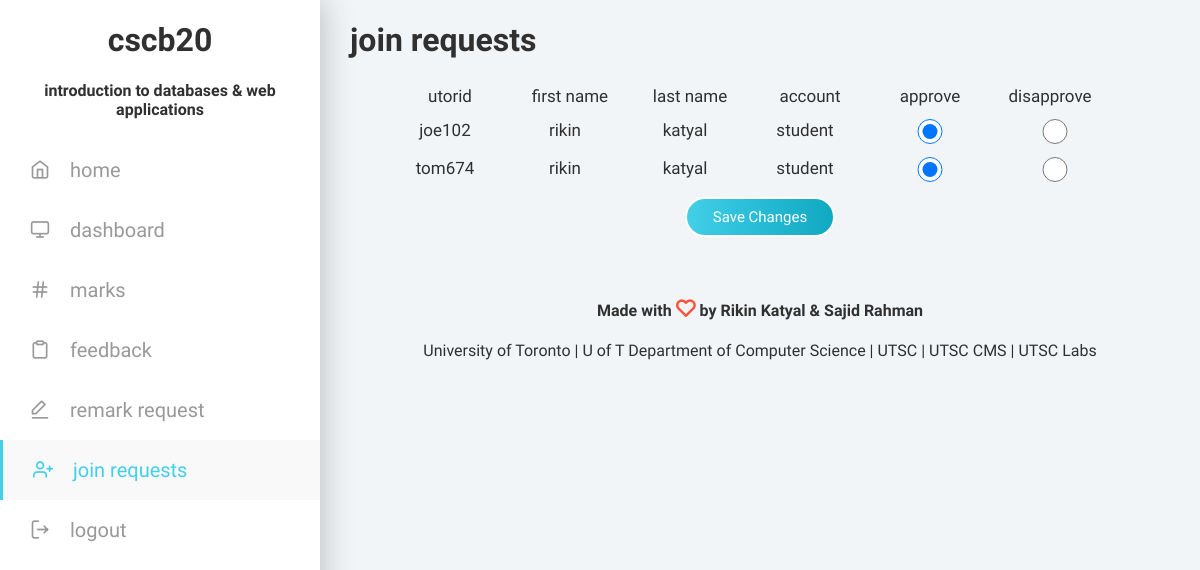
Before: /dashboard/instructor/requests/index.php (signed in) with the older database file.
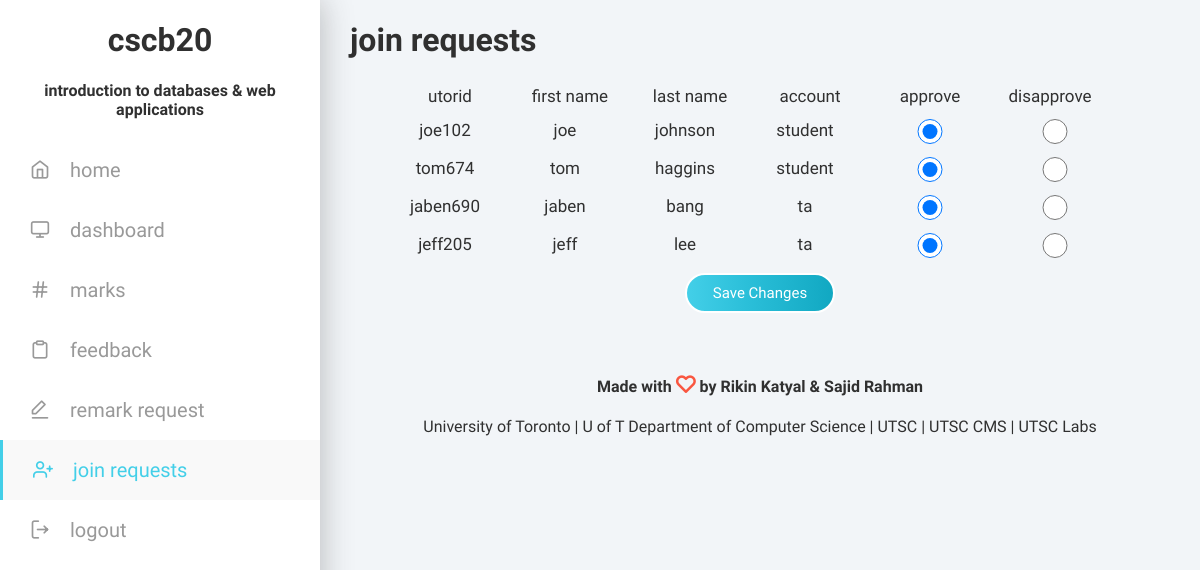
After: the same page with the newer database file.
### tables this page shows
create table Students
(verified boolean not null,
utorid varchar(25) not null primary key,
pass char(64) not null,
firstName varchar(255) not null,
lastName varchar(255) not null,
studentNumber varchar(25) not null,
instructorId varchar(255) not null,
practical float,
quiz1 float,
quiz2 float,
quiz3 float,
a1 float,
a2 float,
a3 float,
final float,
midterm float,
authToken varchar(255)
);

create table TAs
(verified bool,
utorid VARCHAR(25) NOT NULL primary key,
pass char(64) not null,
firstName VARCHAR(255) NOT NULL,
lastName VARCHAR(255) NOT NULL,
instructorId varchar(25),
authToken varchar(255)
);

### htdocs/dashboard/instructor/requests/index.php (the view, shortened to what this page needs)
<?php
  include("../../../auth/config.php");
?>
<html lang="en">
<head>
    <link rel="stylesheet" type="text/css" href="../../../css/feather.css">
    <link rel="stylesheet" type="text/css" href="../../../css/index.css">
</head>
<body>
  <div id="container">
      <div id="sidebar">
          <h1>cscb20</h1>
          <h4>introduction to databases & web applications</h4>
          <nav>
            <a href="../../../">
              <div class="nav-item">
                <h2><i class="feather icon-home"></i>home</h2>
              </div>
            </a>
            <a href="../../">
              <div class="nav-item">
                <h2><i class="feather icon-monitor"></i>dashboard</h2>
              </div>
            </a>
            <a href="../marks">
              <div class="nav-item">
                <h2><i class="feather icon-hash"></i>marks</h2>
              </div>
            </a>
            <?php
              if ($_SESSION['account'] != 'ta'){
                echo "
                <a href='../../feedback'>
                  <div class='nav-item'>
                    <h2><i class='feather icon-clipboard'></i>feedback</h2>
                  </div>
                </a>
                ";
              }
            ?>
            <a href="../../<?php if ($_SESSION['account'] == 'instructor' or $_SESSION['account'] == 'ta') echo "instructor/" ?>remark/">
              <div class="nav-item">
                <h2><i class="feather icon-edit-1"></i>remark request</h2>
              </div>
            </a>
            <a href='./'>
              <div class='nav-item active'>
                <h2><i class='feather icon-user-plus'></i>join requests</h2>
              </div>
            </a>
            <a href="../../../auth/logout/">
              <div class="nav-item">
                <h2><i class="feather icon-log-out"></i>logout</h2>
              </div>
            </a>
          </nav>
        </div>
    <div id="content">
      <h1>join requests</h1>
      <form action="" method="post">
        <div class="mark">
          <h3>UTORid</h3>
          <h3>First Name</h3>
          <h3>Last Name</h3>
          <h3>Account</h3>
          <h3>Approve</h3>
          <h3>Disapprove</h3>
        </div>
        <?php
          $sql = "select * from Students where verified = 0 and instructorId = '".$_SESSION['utorid']."'";
          $result = mysqli_query($db, $sql);
          $count = 0;
          while ($row = mysqli_fetch_array($result, MYSQLI_ASSOC)) {
            echo "
            <div class='mark'>
              <h3>".$row['utorid']."</h3>
              <h3>".$row['firstName']."</h3>
              <h3>".$row['lastName']."</h3>
              <h3>Student</h3>
              <input type='radio' name='approval_student".$count."' value='approved' checked='checked'>
              <input type='radio' name='approval_student".$count."' value='disapproved'>
            </div>
            ";
            $count += 1;
          }
          $sql = "select * from Tas where verified = 0 and instructorId = '".$_SESSION['utorid']."'";
          $result = mysqli_query($db, $sql);
          $count = 0;
          while ($row = mysqli_fetch_array($result, MYSQLI_ASSOC)) {
            echo "
            <div class='mark'>
              <h3>".$row['utorid']."</h3>
              <h3>".$row['firstName']."</h3>
              <h3>".$row['lastName']."</h3>
              <h3>Ta</h3>
              <input type='radio' name='approval_ta".$count."' value='approved' checked='checked'>
              <input type='radio' name='approval_ta".$count."' value='disapproved'>
            </div>
            ";
            $count += 1;
          }
        ?>
        <button>Save Changes</button>
      </form>
      <footer>
        <p><b>Made with <i class="feather icon-heart"></i> by Rikin Katyal & Sajid Rahman</b></p>
        <p><a href="https://www.utoronto.ca/" target="_">University of Toronto</a> | <a href="http://web.cs.toronto.edu/" target="_">U of T Department of Computer Science</a> | <a href="http://www.utsc.utoronto.ca/home/" target="_">UTSC</a> | <a href="https://www.utsc.utoronto.ca/cms/computer-science-mathematics-statistics" target="_">UTSC CMS</a> | <a href="http://www.utsc.utoronto.ca/labs/"> UTSC Labs</a></p>
      </footer>
    </div>
  </div>
</body>
</html>

### htdocs/css/feather.css (style rules this page uses)
.feather { font-family:"feather" !important; font-size:16px; font-style:normal; -webkit-font-smoothing: antialiased; -moz-osx-font-smoothing: grayscale; }
.icon-clipboard:before { content: "\e84b"; }
.icon-edit-1:before { content: "\e868"; }
.icon-heart:before { content: "\e879"; }
.icon-home:before { content: "\e87a"; }
.icon-log-out:before { content: "\e888"; }
.icon-monitor:before { content: "\e899"; }
.icon-user-plus:before { content: "\e8e7"; }
.icon-hash:before { content: "\e8fd"; }

### htdocs/css/index.css (style rules this page uses)
html, body { width: 100%; height: 100%; font-weight: 400; font-family: Varela Round; margin: 0; color: #303030; background-color: #F2F5F8; }
#container { width: 100%; display: flex; flex-direction: row; }
#sidebar { height: 100%; width: 320px; background: #FFFFFF; position: fixed; margin: 0; box-shadow: 1px 0px 30px rgba(50, 50, 50, 0.3); overflow-y: auto; }
#content { height: 100%; width: 100%; margin-left: 320px; padding: 0 30px; }
h1 { font-weight: 700; }
h2 { font-size: 20px; font-weight: 700; margin: 0; text-transform: lowercase; }
h3 { font-size: 17px; font-weight: 400; margin: 0; text-transform: lowercase; }
h4 { text-align: center; }
p { line-height: 24px; }
a { color: #303030; text-decoration: none; display: inline-block }
button { width: 150px; height: 40px; margin: 10px 0; background: #43cfe8; background: -moz-linear-gradient(left, #43cfe8 0%, #2bbfd9 41%, #11a8c2 100%); background: -webkit-gradient(left top, right top, color-stop(0%, #43cfe8), color-stop(41%, #2bbfd9), color-stop(100%, #11a8c2)); background: -webkit-linear-gradient(left, #43cfe8 0%, #2bbfd9 41%, #11a8c2 100%); background: -o-linear-gradient(left, #43cfe8 0%, #2bbfd9 41%, #11a8c2 100%); background: -ms-linear-gradient(left, #43cfe8 0%, #2bbfd9 41%, #11a8c2 100%); background: linear-gradient(to right, #43cfe8 0%, #2bbfd9 41%, #11a8c2 100%); border: 2px solid #FFFFFF; color: #FFFFFF; border-radius: 40px; outline: none; cursor: pointer; font-size: 15px; font-weight: 400; font-family: Varela Round; -webkit-transition: box-shadow 0.3s ease; -moz-transition: box-shadow 0.3s ease; -ms-transition: box-shadow 0.3s ease; -o-transition: box-shadow 0.3s ease; transition: box-shadow 0.3s ease; }
form { display: flex; flex-direction: column; justify-content: center; align-items: center; }
.feather { font-size: 20px; margin-right: 20px; }
#sidebar h1 { text-align: center; }
nav a { text-decoration: none !important; display: block; }
nav h2 { font-weight: 400; }
.nav-item { width: 100%; height: 60px; display: flex; flex-direction: row; align-content: center; justify-content: flex-start; cursor: pointer; color: #999999; }
.active { width: calc(100% - 3px); border-left: 3px solid #43cfe8; background-color: #f9f9f9; color: #43cfe8; }
.nav-item h2 { line-height: 60px; padding-left: 30px; }
footer { text-align: center; margin-top: 50px; }
footer i { margin: 0 !important; color: #f95640; }
.mark { display: flex; flex-direction: row; align-items: center; justify-content: center; text-align: center; margin: 5px 0; }
.mark h3 { width: 100px; margin-right: 20px; }
.mark input { width: 100px; height: 25px; margin-right: 20px; }

Changed rows visible on the page:
changed students "joe102": firstName "rikin" → "joe"; lastName "katyal" → "johnson"
changed students "tom674": firstName "rikin" → "tom"; lastName "katyal" → "haggins"
added tas: utorid "jaben690", firstName "jaben", lastName "bang"
added tas: utorid "jeff205", firstName "jeff", lastName "lee"
